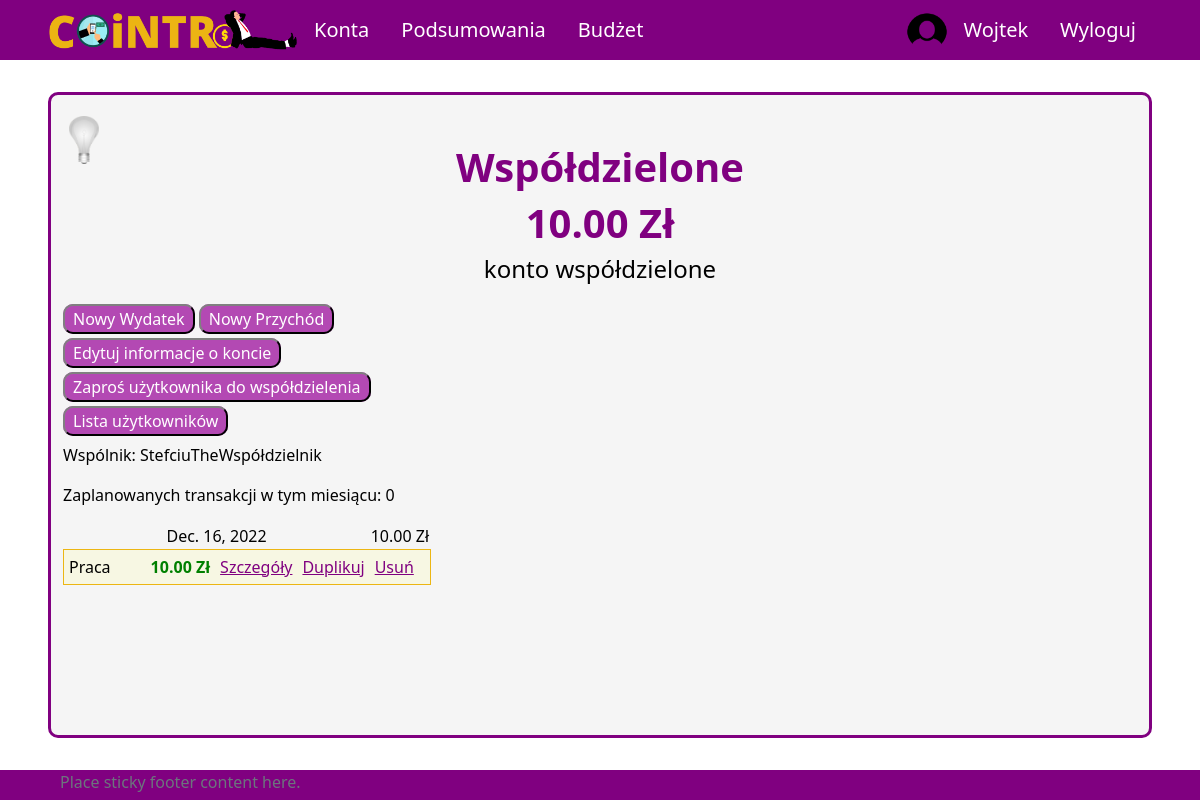
/account/dba5fd67-7293-42bb-a178-8cffb80e7a52 (signed in), run on an earlier commit of the app's database.
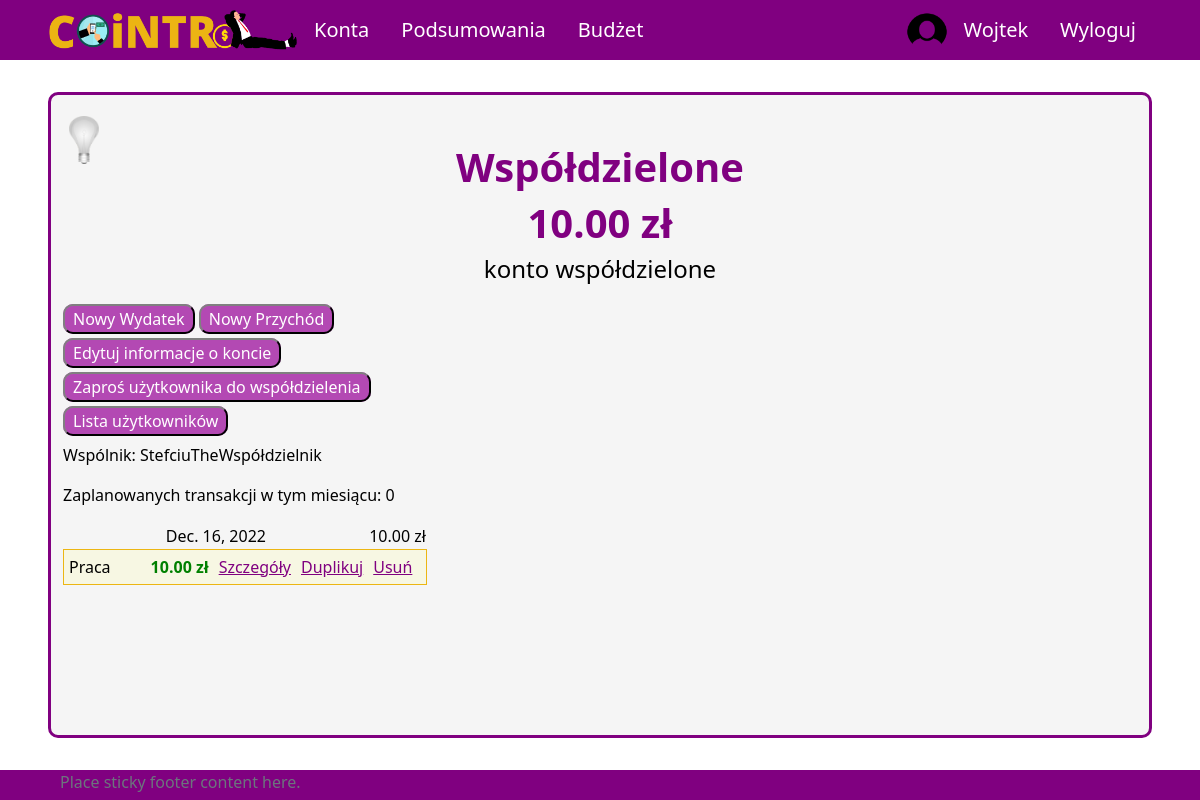
And on a later commit of the database.
### aplication/models.py (models this page shows, shortened)
class Account(models.Model):
    owner = models.ForeignKey(Profile, null=True, blank=True, on_delete=models.CASCADE)
    name = models.CharField(max_length=30)
    currency = models.ForeignKey(Currency, on_delete=models.SET_NULL, null=True)
    is_shared = models.BooleanField(default=False)
    description = models.CharField(max_length=100, null=True, blank=True)
    id = models.UUIDField(default=uuid.uuid4, unique=True, primary_key=True, editable=False)
    def __str__(self):
        return self.name
    def get_users(self):
        return Profile.objects.filter(id__in=User_Account.objects.filter(id_account=self.id).values_list('id_user'))

class Transaction(models.Model):
    intervals = {
        'daily': (lambda x: x + timedelta(days=1), 'Codziennie'),
        'weekly': (lambda x: x + timedelta(weeks=1), 'Co tydzień'),
        'biweekly': (lambda x: x + timedelta(weeks=2), 'Co 2 tygodnie'),
        'montly': (lambda x: x + relativedelta(months=+1), 'Co miesiąc')}
    id_account = models.ForeignKey(Account, on_delete=models.CASCADE)
    id_user = models.ForeignKey(Profile, on_delete=models.SET_NULL, null=True) #konto z którego dokonano transakcji zostało usunięte ale transakcja ma pozostać
    id_category = models.ForeignKey(Category, on_delete=models.CASCADE)
    id_subcategory = models.ForeignKey(Subcategory, on_delete=models.SET_NULL, null=True, blank=True)
    currency = models.ForeignKey(Currency, on_delete=models.SET_NULL, null=True)
    repeat = models.CharField(null=True, blank=True, choices=tuple([(k, v[1]) for k, v in intervals.items()]), max_length=50)
    amount = models.DecimalField(max_digits=10, decimal_places=2)
    converted_amount = models.DecimalField(max_digits=10, decimal_places=2)
    transaction_date = models.DateField()
    description = models.CharField(max_length=255, blank=True, null=True)
    id = models.UUIDField(default=uuid.uuid4, unique=True, primary_key=True, editable=False)

### UsersApp/models.py (models this page shows, shortened)
class Currency(models.Model):
    name = models.CharField(max_length=100)
    access_name = models.CharField(max_length=20) #access_name nazwa aby zdobyć kurs walut
    sign = models.CharField(max_length=5) #znak waluty
    id = models.UUIDField(default=uuid.uuid4, unique=True,
                            primary_key=True, editable=False)

class Category(models.Model):
    SCOPE_CHOICES = (
        ("INCOME", "income"),
        ("EXPENSE", "expense"),
    )
    name = models.CharField(max_length=255)
    owner = models.ForeignKey(Profile, null=True, blank=True, on_delete=models.CASCADE)
    scope = models.CharField(max_length=10, choices=SCOPE_CHOICES) #income / expense - do oddzielenia rodzaju transakcji
    id = models.UUIDField(default=uuid.uuid4, unique=True, primary_key=True, editable=False)
    def __str__(self):
        return self.name

### aplication/decorators.py (the view)
    def blockFromNotAssigned(*args, **kwargs):
        request = args[0]
        pk = kwargs.get('pk', None)
        if pk is not None:
            users = get_object_or_404(Account, id=pk).get_users()
            if request.user.profile not in users:
                return HttpResponseForbidden()
        return func(*args, **kwargs)

### UsersApp/models.py (called while the page is built)
    def __str__(self):
        return str(self.username)

### aplication/services.py (called while the page is built, shortened)
def setCurrency(all_transactions, currency):
    for i, tr in enumerate(all_transactions):
        if currency.access_name != tr.currency.access_name:
            all_transactions[i].converted_amount = round(c.convert(tr.amount, tr.currency.access_name, currency.access_name, date=tr.transaction_date), 2)
    return all_transactions

def updateTransactions(all_transactions):
    today = date.today()
    repeating = all_transactions.filter(~Q(repeat=None))

### templates/application/account/account.html (shortened to what this page needs)
{% extends 'application/base.html' %}
{% block content %}
    <div class="title">
        <h1>{{ account }}</h1>
        <h1>{{ balance }} {{ account.currency.sign }}</h1>
        <h4>{{ account.description }}</h4>
    </div>
    <div class="content">
        <p class="buttons">
            <a class="button" href="{% url 'add' account.id 'expense' %}">Nowy Wydatek</a>
            <a class="button" href="{% url 'add' account.id 'income' %}">Nowy Przychód</a>
        </p>
        <p class="buttons">
            <a class="button" href="{% url 'editAccount' account.id %}">Edytuj informacje o koncie</a>
        </p>
        <p class="buttons">
            <a class="button" href="{% url 'invite' account.id %}">Zaproś użytkownika do współdzielenia</a>
        </p>
        <p class="buttons">
            <a class="button" href="{% url 'profiles' %}">Lista użytkowników</a>
        </p>
        {% for usr in users %}
            <p>Wspólnik: {{ usr.id_user }}</p>
        {% endfor %}
        <p>Zaplanowanych transakcji w tym miesiącu: {{ count }}</p>
        <table>
            {% for date, transactions, value in daily %}
                <tr id="date">
                    <td colspan="7">{{ date }}</td>
                    <td>{{ value }} {{ account.currency.sign }}</td>
                </tr>
                {% for tr in transactions %}
                    <tr class="transaction">
                    <td id="transaction-category">{{ tr.id_category }}</td>
                    {% if tr.id_subcategory %}
                        <td id="transaction-subcategory">{{ tr.id_subcategory }}</td>
                    {% else %}
                        <td id="transaction-subcategory"></td>
                    {% endif %}
                    {% if tr.description %}
                        <td id="transaction-description">{{ tr.description }}</td>
                    {% else %}
                        <td id="transaction-description"></td>
                    {% endif %}
                    <td id="transaction-subcategory">{{ tr.subcategory }}</td>
                    {% if tr.converted_amount >= 0 %}
                        <td id="transaction-amount" class="income">{{ tr.amount }} {{ tr.currency.sign }}</td>
                    {% else %}
                        <td id="transaction-amount" class="expense">{{ tr.amount }} {{ tr.currency.sign }}</td>
                    {% endif %}
                    <td><a class="purple" href="{% url 'showTransaction' tr.id 0 %}">Szczegóły</a></td>
                    <td><a class="purple" href="{% url 'duplicateTransaction' tr.id 0 %}">Duplikuj</a></td>
                    <td><span class="name"><a class="purple" href="{% url 'delTransaction' tr.id 0 %}" onclick=
                        "return confirm('Czy napewno chcesz usunąć tę transakcję?')">Usuń</a></span></td>
                    </tr>
                {% endfor %}
            {% empty %}
            <h3>Wygląda na to, że nie dodałeś jeszcze żadnych transakcji na tym koncie</h3>
            {% endfor %}
        </table>
    </div>
{% endblock %}

What changed in the data, as far as the page shows it:
changed through a linked row, Account "Współdzielone": currency.sign "Zł" → "zł"
changed through a linked row, Transaction "Praca": currency.sign "Zł" → "zł"
